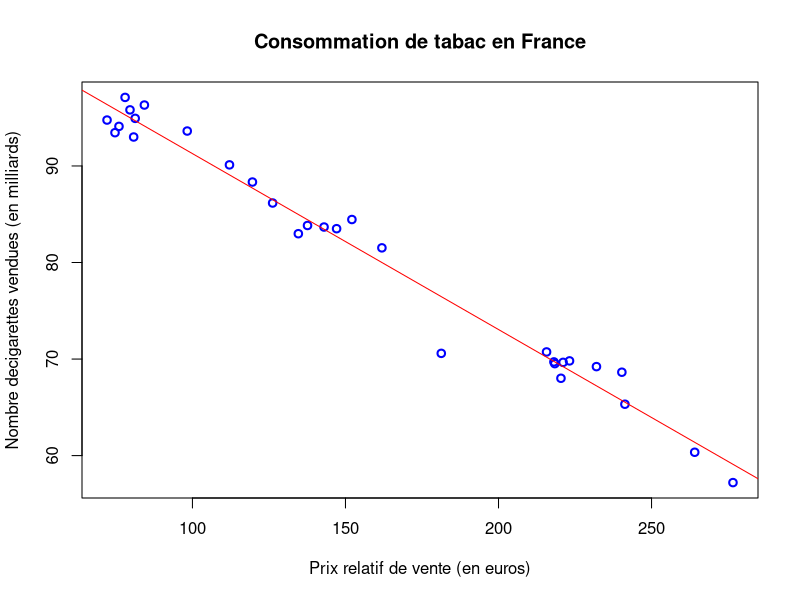

Here is the R script that generated this plot:
# Title     : TODO
# Objective : TODO
# Created by: orgev
# Created on: 03/02/2021

tabac <- read.table("Data/tabac.txt", header = T, row.names = 1)
tabac # permet d’afficher le tableau

tabac$Vente # permet de r ́ecup ́erer un vecteur avec toutes les valeursde la variable Ventes
tabac$Prix # permet de r ́ecup ́erer un vecteur avec toutes les valeursde la variable Prix

mean(tabac$Vente) # permet de r ́ecup ́erer la moyenne de la variableVente
mean(tabac$Prix) # idem pour Prix

plot(tabac$Prix, tabac$Vente, main = "Consommation de tabac en France", col = "blue", lwd = 2,
     xlab = "Prix relatif de vente (en euros)", ylab = "Nombre decigarettes vendues (en milliards)") # tracé plus sophistique

reg <- lm(Vente ~ Prix, data = tabac)
# Pour utilser la commande lm, on doit indiquer le nom de la variable
# cible (ici Vente),le signe ~, le nom de la variable explicative (ici Prix)
# et le nom du tableau de donn ́ees (ici tabac)

reg$coefficients #Affiche (Intercept) Prix

abline(reg, col = "red") # Affiche la droite de régression

summary(reg) # Fait un sommaire
round(reg$residuals, 3) # récupère les résidus avec 3 chiffres après la virgule
reg$fitted.values # Calcule les valeurs prédites par ^y

scer <- sum((tabac$Vente - reg$fitted.values)^2) # ou sum(reg$residuals^2) sum(yi - ^y)²
scet <- sum((tabac$Vente - mean(tabac$Vente))^2) # sum(yi - moy(y))²
scem <- scet - scer # scet - scer ou sum(^y - moy(y))²
r2 <- summary(reg)$r.squared # ou scem/scet
varRes <- scer / (reg$df.residual) # summary(reg)$sigma^2 # Estimation de la variance résiduelle scer/n-2

new <- data.frame(288.3) # cr ́eation du nouvel individu avec sa valeurde Prix
colnames(new) <- "Prix"  # label de la variable explicative
vals <- predict(reg, new, interval = "confidence") # pour pr ́ediction moyenne